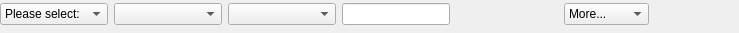
<?xml version="1.0" encoding="UTF-8"?>
<ui version="4.0">
 <class>QueryTerm</class>
 <widget class="QWidget" name="QueryTerm">
  <property name="geometry">
   <rect>
    <x>0</x>
    <y>0</y>
    <width>739</width>
    <height>33</height>
   </rect>
  </property>
  <property name="windowTitle">
   <string>Form</string>
  </property>
  <widget class="QWidget" name="">
   <property name="geometry">
    <rect>
     <x>0</x>
     <y>0</y>
     <width>649</width>
     <height>28</height>
    </rect>
   </property>
   <layout class="QHBoxLayout" name="horizontalLayout">
    <item>
     <widget class="QComboBox" name="property">
      <property name="sizePolicy">
       <sizepolicy hsizetype="Expanding" vsizetype="Fixed">
        <horstretch>0</horstretch>
        <verstretch>0</verstretch>
       </sizepolicy>
      </property>
      <property name="minimumSize">
       <size>
        <width>0</width>
        <height>0</height>
       </size>
      </property>
      <property name="frame">
       <bool>true</bool>
      </property>
      <item>
       <property name="text">
        <string>Please select:</string>
       </property>
      </item>
     </widget>
    </item>
    <item>
     <widget class="QComboBox" name="relation">
      <property name="sizePolicy">
       <sizepolicy hsizetype="Expanding" vsizetype="Fixed">
        <horstretch>0</horstretch>
        <verstretch>0</verstretch>
       </sizepolicy>
      </property>
     </widget>
    </item>
    <item>
     <widget class="QComboBox" name="valuelist">
      <property name="sizePolicy">
       <sizepolicy hsizetype="Expanding" vsizetype="Fixed">
        <horstretch>0</horstretch>
        <verstretch>0</verstretch>
       </sizepolicy>
      </property>
     </widget>
    </item>
    <item>
     <widget class="QLineEdit" name="valuetext">
      <property name="enabled">
       <bool>true</bool>
      </property>
      <property name="text">
       <string/>
      </property>
      <property name="frame">
       <bool>true</bool>
      </property>
     </widget>
    </item>
    <item>
     <spacer name="horizontalSpacer">
      <property name="orientation">
       <enum>Qt::Horizontal</enum>
      </property>
      <property name="sizeHint" stdset="0">
       <size>
        <width>40</width>
        <height>20</height>
       </size>
      </property>
     </spacer>
    </item>
    <item>
     <widget class="QComboBox" name="operation">
      <property name="sizePolicy">
       <sizepolicy hsizetype="Fixed" vsizetype="Fixed">
        <horstretch>0</horstretch>
        <verstretch>0</verstretch>
       </sizepolicy>
      </property>
      <property name="maximumSize">
       <size>
        <width>100</width>
        <height>16777215</height>
       </size>
      </property>
      <item>
       <property name="text">
        <string>More...</string>
       </property>
      </item>
      <item>
       <property name="text">
        <string>AND</string>
       </property>
      </item>
      <item>
       <property name="text">
        <string>AND NOT</string>
       </property>
      </item>
      <item>
       <property name="text">
        <string>OR</string>
       </property>
      </item>
     </widget>
    </item>
   </layout>
  </widget>
 </widget>
 <resources/>
 <connections/>
</ui>
